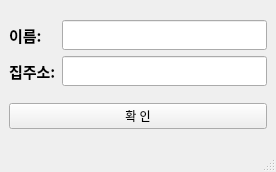
<?xml version="1.0" encoding="UTF-8"?>
<ui version="4.0">
 <class>MainWindow</class>
 <widget class="QMainWindow" name="MainWindow">
  <property name="geometry">
   <rect>
    <x>0</x>
    <y>0</y>
    <width>276</width>
    <height>172</height>
   </rect>
  </property>
  <property name="windowTitle">
   <string>MainWindow</string>
  </property>
  <widget class="QWidget" name="centralwidget">
   <layout class="QGridLayout" name="gridLayout_2">
    <item row="0" column="0">
     <layout class="QGridLayout" name="gridLayout">
      <item row="0" column="0">
       <widget class="QLabel" name="label">
        <property name="font">
         <font>
          <family>맑은 고딕</family>
          <pointsize>11</pointsize>
          <weight>75</weight>
          <bold>true</bold>
         </font>
        </property>
        <property name="text">
         <string>이름:</string>
        </property>
       </widget>
      </item>
      <item row="0" column="1">
       <widget class="QLineEdit" name="text_name">
        <property name="font">
         <font>
          <family>맑은 고딕</family>
          <pointsize>11</pointsize>
          <weight>75</weight>
          <bold>true</bold>
         </font>
        </property>
       </widget>
      </item>
      <item row="1" column="0">
       <widget class="QLabel" name="label_2">
        <property name="font">
         <font>
          <family>맑은 고딕</family>
          <pointsize>11</pointsize>
          <weight>75</weight>
          <bold>true</bold>
         </font>
        </property>
        <property name="text">
         <string>집주소:</string>
        </property>
       </widget>
      </item>
      <item row="1" column="1">
       <widget class="QLineEdit" name="text_address">
        <property name="font">
         <font>
          <family>맑은 고딕</family>
          <pointsize>11</pointsize>
          <weight>75</weight>
          <bold>true</bold>
         </font>
        </property>
       </widget>
      </item>
     </layout>
    </item>
    <item row="1" column="0">
     <widget class="QPushButton" name="btn_ok">
      <property name="text">
       <string>확 인</string>
      </property>
     </widget>
    </item>
   </layout>
  </widget>
  <widget class="QMenuBar" name="menubar">
   <property name="geometry">
    <rect>
     <x>0</x>
     <y>0</y>
     <width>276</width>
     <height>21</height>
    </rect>
   </property>
  </widget>
  <widget class="QStatusBar" name="statusbar"/>
 </widget>
 <resources/>
 <connections/>
</ui>
